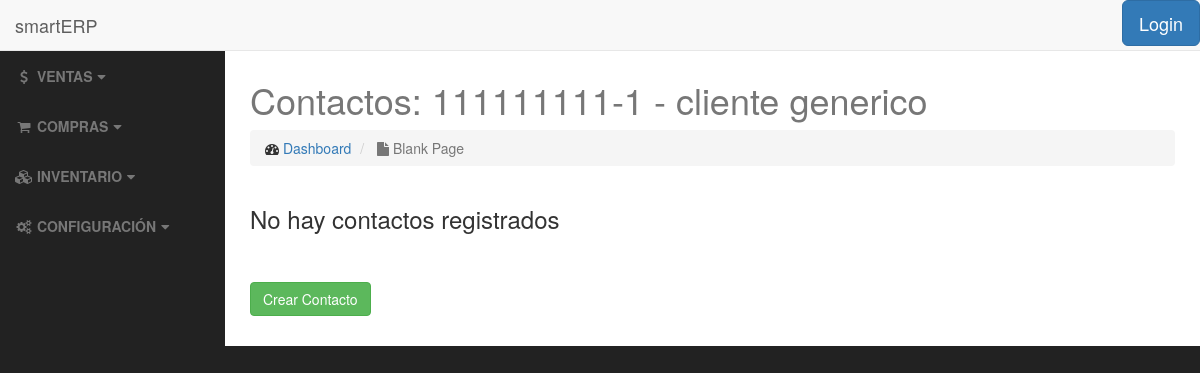
The app's page /clients/4/contacts/, older data.
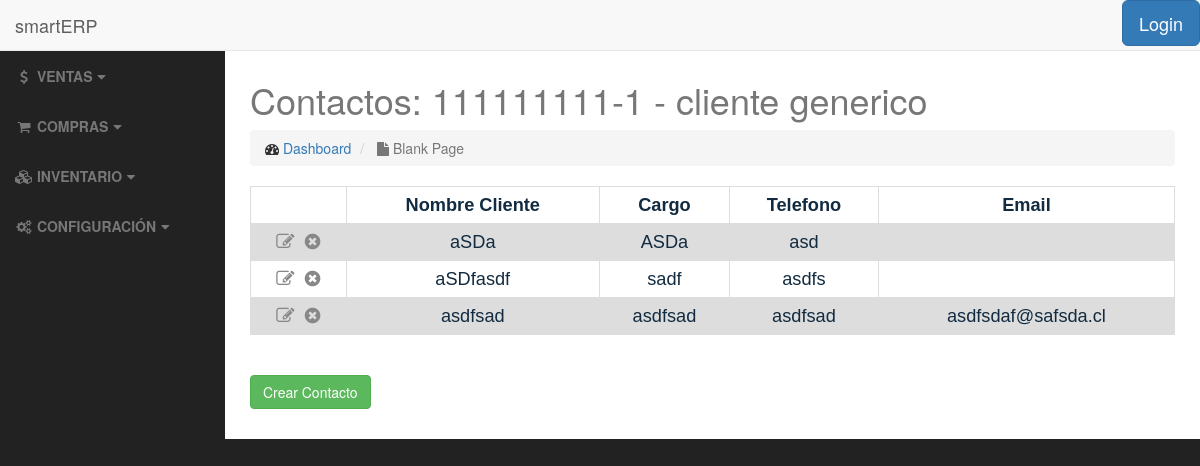
The same page, newer data.
### clients/models.py (models this page shows, shortened)
class ClientContact(models.Model):
    client = models.ForeignKey(Client, on_delete=models.PROTECT)
    contact_name = models.CharField(max_length=250)
    contact_role = models.CharField(max_length=200, blank=True)
    contact_tel = models.CharField(max_length=20, blank=True)
    contact_email = models.EmailField(blank=True)
    class Meta:
        ordering = ['contact_name']

### clients/views.py (the view)
# urls.py: url(r'^(?P<pk>[0-9]+)/contacts/$', views.ClientContactListView.as_view(), name='contact_list'),
class ClientContactListView(ListView):
    template_name = 'clients/contact_list.html'
    def get_queryset(self):
        self.client = get_object_or_404(Client, pk=self.kwargs['pk'])
        return ClientContact.objects.filter(client=self.client)
    def get_context_data(self, **kwargs):
        context = super(ClientContactListView, self).get_context_data(**kwargs)
        context["client"] = Client.objects.get(pk=self.kwargs['pk'])
        return context

### clients/templates/clients/contact_list.html
{% extends 'base.html' %}
<h2>{% block title %}Contactos: {{ client.client_rut }} - {{ client.client_name }}{% endblock %}</h2>
{% block body %}
    <table>
            {% if object_list %}
                <tr>
                    <th></th>
                    <th>Nombre Cliente</th>
                    <th>Cargo</th>
                    <th>Telefono</th>
                    <th>Email</th>
                </tr>
                    {% for contact in object_list %}
                        <tr>
                            <td>
                                <a href="{% url 'clients:contact-update' contact.pk %}"><i class="fa fa-pencil-square-o" title="Editar"></i></a>&nbsp;
                                <a href="{% url 'clients:contact-delete' contact.pk %}"><i class="fa fa-times-circle" title="Eliminar"></i></a>
                            </td>
                            <td>{{ contact.contact_name }}</td>
                            <td>{{ contact.contact_role }}</td>
                            <td>{{ contact.contact_tel }}</td>
                            <td>{{ contact.contact_email }}</td>
                        </tr>
                    {% endfor %}
            {% else %}
                <h3>No hay contactos registrados</h3>
            {% endif %}
    </table>
    <br>
    <br>
    <a href="{% url 'clients:contact-add' %}" class="btn btn-success">Crear Contacto</a>
    <br>
    <br>
{% endblock %}

Row changes from the older to the newer data that the page shows:
added ClientContact: contact_name "aSDa", contact_role "ASDa", contact_tel "asd"
added ClientContact: contact_name "aSDfasdf", contact_role "sadf", contact_tel "asdfs"
added ClientContact: contact_name "asdfsad", contact_role "asdfsad", contact_tel "asdfsad", contact_email "asdfsdaf@safsda.cl"
Text that changed along with them:
text no longer shown: "No hay contactos registrados"
text now shown: "Nombre Cliente Cargo Telefono Email"
